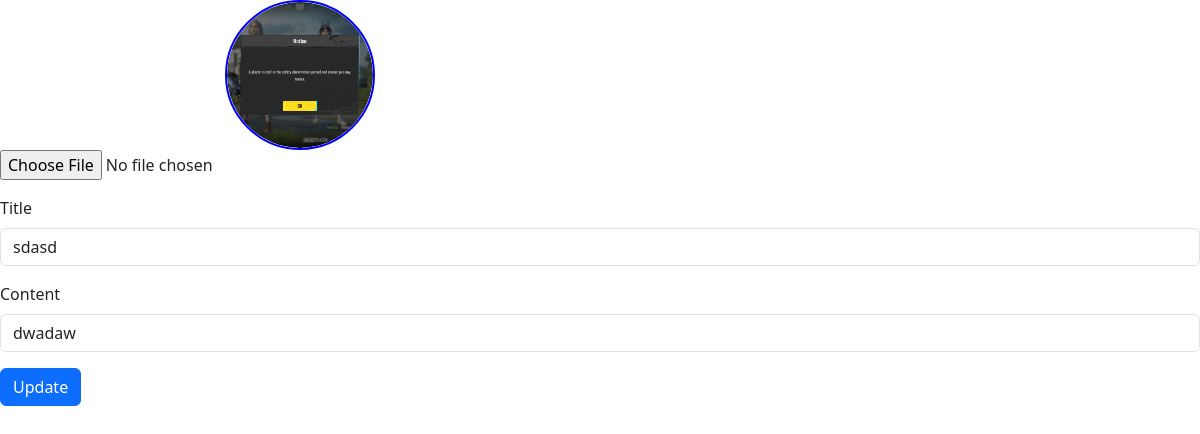
Screenshot of /Admin/editslider.php?sliderid=9 with the database file from the repository.
### tables this page shows
CREATE TABLE `slidertable` (
  `sliderid` int(11) NOT NULL,
  `sliderheading` varchar(255) NOT NULL,
  `sliderparagraph` varchar(255) NOT NULL,
  `sliderimage` varchar(300) NOT NULL
);

### Admin/editslider.php (the view, shortened to what this page needs)
<!doctype html>
<html lang="en">
  <head>
    <link href="https://cdn.jsdelivr.net/npm/bootstrap@5.3.0-alpha3/dist/css/bootstrap.min.css" rel="stylesheet">
  </head>
  <body>
    <?php
    $sliderheading="";
    $sliderimage="";
    require('../connection.php');
    if (isset($_GET['sliderid']) ){
        $sliderId= $_GET['sliderid'];
        $sql="SELECT *
        FROM slidertable
        WHERE sliderid = '$sliderId'";
      $res=mysqli_query($conn,$sql);
      while($answer=mysqli_fetch_array($res)){
        $sliderheading= $answer['sliderheading'];
        $sliderparagraph=$answer['sliderparagraph'];
        $sliderimage="sliderimages/".$answer['sliderimage'];
      }
}
?>
  <form action="updatesliderquery.php" method="POST" enctype="multipart/form-data">
  <div class="col-md-6">
  <div class="d-flex justify-content-center">
  <div class="rounded-circle overflow-hidden" style="width: 150px; height: 150px; border: 2px solid blue;">
      <img id="changeimg" src=<?=$sliderimage ?> alt='Image'  class="img-fluid rounded-circle" style="object-fit: cover; width: 100%; height: 100%;">
   </div>
   </div>
   </div>
   <input type="file" name="imageFile" id="choosefile"  value="<?php echo $sliderimage ?>">
  <div class="mb-3">
    <label for="title" class="form-label">Title</label>
    <input type="text" name="title" class="form-control" id="title"  value="<?php echo $sliderheading?>">
  </div>
  <div class="mb-3">
    <label for="content" class="form-label">Content</label>
    <input type="text" name="paragraph" class="form-control" id="content"  value="<?php echo $sliderparagraph ?>">
  </div>
   <button type="button" class="btn btn-primary" data-bs-toggle="modal" data-bs-target="#exampleModal">
 Update
</button>
</form>
</body>
</html>

### rows the page displays
slidertable: sliderimage (picture), title "sdasd", paragraph "dwadaw"
